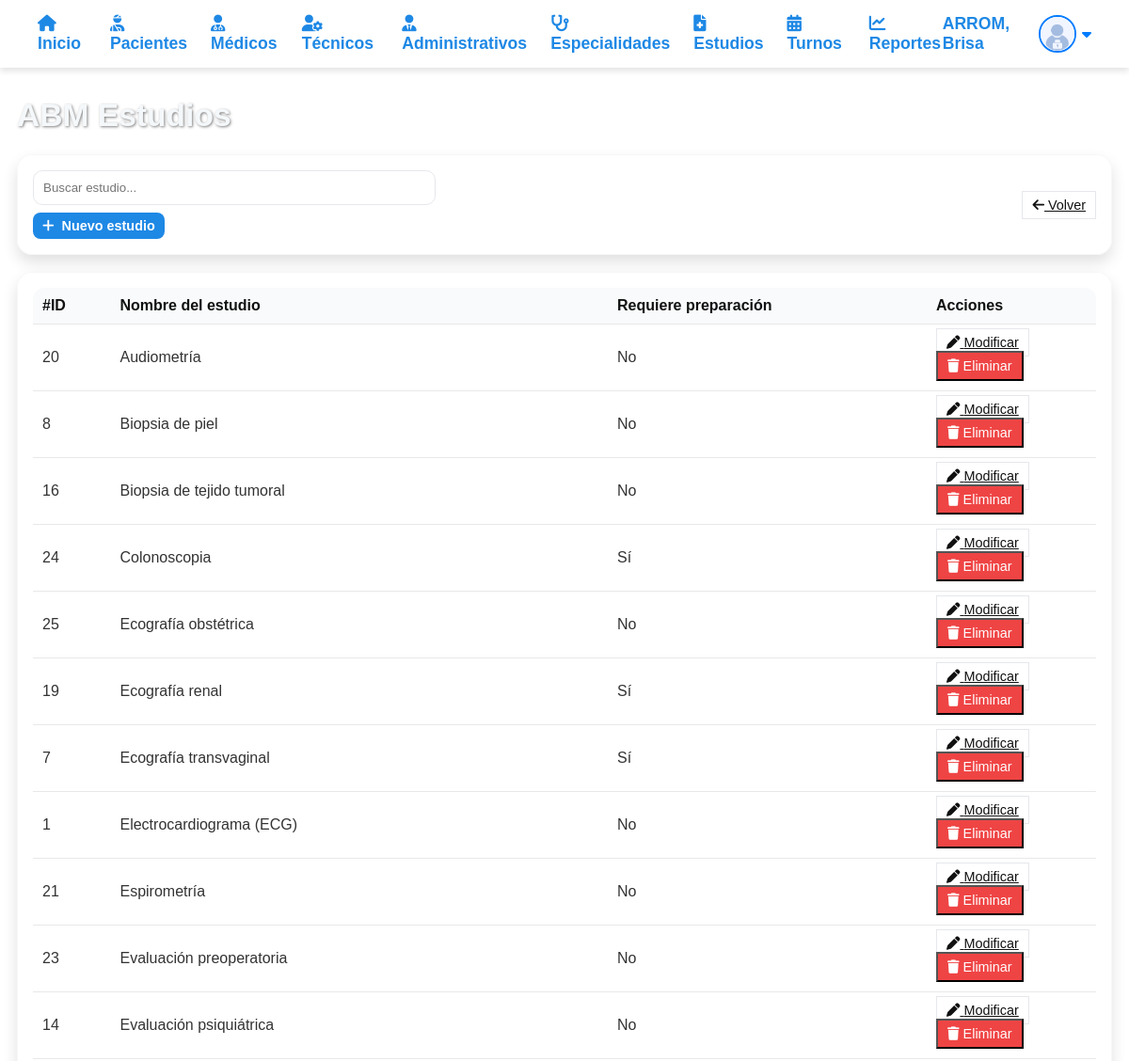
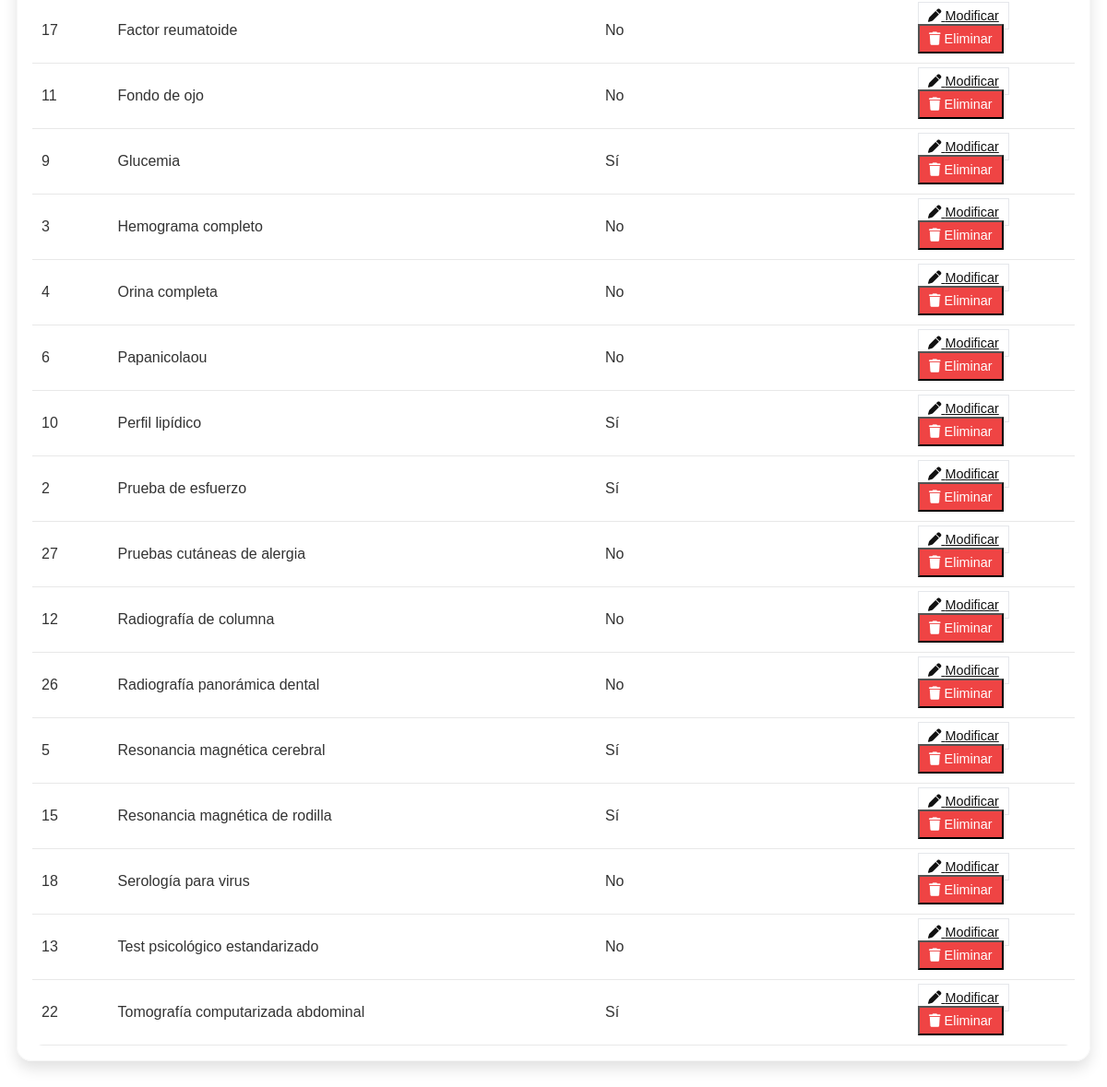
The page /interfaces/Administrador/abmEstudios.php (signed in) on the database its author committed (2 pictures, top to bottom).
### tables this page shows
CREATE TABLE IF NOT EXISTS estudios (
  id_estudio INT NOT NULL AUTO_INCREMENT,
  nombre VARCHAR(150) NOT NULL,
  requiere_preparacion TINYINT(1) DEFAULT 0,       
  instrucciones TEXT DEFAULT NULL,
  CONSTRAINT pk_estudios PRIMARY KEY (id_estudio),
  CONSTRAINT uk_estudios_nombre UNIQUE (nombre)
);

### interfaces/Administrador/abmEstudios.php (the view, shortened to what this page needs)
<?php
$conn = ConexionBD::conectar();
$conn->set_charset('utf8mb4');
$conn->query("SET time_zone = '-03:00'");
function esc($s){ return htmlspecialchars((string)$s, ENT_QUOTES, 'UTF-8'); }
function qget($k,$d=null){ return isset($_GET[$k])?$_GET[$k]:$d; }
$action = qget('action','list');
$search = trim(qget('q',''));
$rows = [];
if ($action === 'list') {
    if ($search !== '') {
        $like = '%' . $search . '%';
        $s = $conn->prepare("SELECT * FROM estudios WHERE nombre LIKE ? ORDER BY nombre");
        $s->bind_param('s', $like);
    } else {
        $s = $conn->prepare("SELECT * FROM estudios ORDER BY nombre");
    }
    $s->execute();
    $r = $s->get_result();
    while ($row = $r->fetch_assoc()) $rows[] = $row;
}
?>
<!DOCTYPE html>
<html lang="es">
<head>
<link rel="stylesheet" href="https://cdnjs.cloudflare.com/ajax/libs/font-awesome/6.5.0/css/all.min.css"/>
<link rel="stylesheet" href="/css/administrativo.css">
</head>
<body>
<?php include('navAdministrador.php'); ?>
<main class="container">
  <h1>ABM Estudios</h1>
  <div class="card" style="display:flex;align-items:center;justify-content:space-between;gap:12px">
    <?php if ($action==='list'): ?>
      <form method="get" action="abmEstudios.php" style="display:flex;gap:8px;align-items:center;flex-wrap:wrap">
        <input type="text" id="buscador" name="q" value="<?= esc($search) ?>" placeholder="Buscar estudio..." style="min-width:280px"/>
        <a class="btn btn-sm" href="abmEstudios.php?action=new"><i class="fa fa-plus"></i> Nuevo estudio</a>
      </form>
      <a class="btn-outline btn-sm" href="principalAdmi.php"><i class="fa fa-arrow-left"></i> Volver</a>
    <?php endif; ?>
  </div>
  <?php if ($action==='list'): ?>
    <div class="card">
      <table class="table">
        <thead>
          <tr>
            <th>#ID</th>
            <th>Nombre del estudio</th>
            <th>Requiere preparación</th>
            <th style="width:180px">Acciones</th>
          </tr>
        </thead>
        <tbody>
          <?php if (empty($rows)): ?>
            <tr><td colspan="4" style="color:#666">No hay estudios cargados.</td></tr>
          <?php else: foreach($rows as $e): ?>
            <tr>
              <td><?= (int)$e['id_estudio'] ?></td>
              <td><?= esc($e['nombre']) ?></td>
              <td><?= (int)$e['requiere_preparacion'] ? 'Sí' : 'No' ?></td>
              <td>
                <a class="btn-outline btn-sm" href="abmEstudios.php?action=edit&id=<?= (int)$e['id_estudio'] ?>"><i class="fa fa-pen"></i> Modificar</a>
                <form style="display:inline" method="post" onsubmit="return confirm('¿Eliminar este estudio?')">
                  <button class="btn-danger btn-sm" type="submit"><i class="fa fa-trash"></i> Eliminar</button>
                </form>
              </td>
            </tr>
          <?php endforeach; endif; ?>
        </tbody>
      </table>
    </div>
  <?php endif; ?>
</main>
</body>
</html>

### css/administrativo.css (style rules this page uses)
* { margin: 0; padding: 0; box-sizing: border-box; font-family: Arial, sans-serif; }
body { background: url("https://i.pinimg.com/1200x/9b/e2/12/9be212df4fc8537ddc31c3f7fa147b42.jpg") no-repeat center center fixed; background-size: cover; color: #333; }

### interfaces/Administrador/abmEstudios.php (style rules this page uses)
* { margin:0;padding:0;box-sizing:border-box }
:root { --brand:#1e88e5; --brand-dark:#1565c0; --ok:#22c55e; --warn:#f59e0b; --bad:#ef4444; --bgcard: rgba(255,255,255,.92); --border:#e5e7eb; }
body { font-family:Arial,sans-serif;background:url("https://i.pinimg.com/1200x/9b/e2/12/9be212df4fc8537ddc31c3f7fa147b42.jpg") no-repeat center/cover fixed;color:#222 }
.btn { border:none;border-radius:8px;background:var(--brand);color:#fff;padding:8px 14px;cursor:pointer;font-weight:bold;text-decoration:none;display:inline-flex;gap:8px;align-items:center }
.btn-outline { background:#fff;color:#111;border:1px solid var(--border) }
.btn-danger { background:var(--bad); color:#fff }
.btn-sm { font-size:.9rem;padding:6px 10px }
.container { padding:32px 18px;max-width:1400px;margin:0 auto }
h1 { color:#f5f8fa;text-shadow:1px 1px 3px rgba(0,0,0,.5);margin-bottom:22px;font-size:2.1rem }
.card { background:var(--bgcard);backdrop-filter:blur(3px);border-radius:16px;padding:16px;box-shadow:0 8px 16px rgba(0,0,0,.12);margin-bottom:18px;border:1px solid rgba(0,0,0,.03) }
.table { width:100%;border-collapse:collapse;background:#fff;border-radius:12px;overflow:hidden }
.table th,.table td { padding:10px;border-bottom:1px solid #e8e8e8;text-align:left }
.table thead th { background:#f8fafc;color:#111 }
input[type="text"],input[type="email"],input[type="password"],select { width:100%;padding:10px;border:1px solid var(--border);border-radius:10px }

### rows shown on the page
estudios: id_estudio "20", nombre "Audiometría", requiere_preparacion "No"
estudios: id_estudio "8", nombre "Biopsia de piel", requiere_preparacion "No"
estudios: id_estudio "16", nombre "Biopsia de tejido tumoral", requiere_preparacion "No"
estudios: id_estudio "24", nombre "Colonoscopia", requiere_preparacion "Sí"
estudios: id_estudio "25", nombre "Ecografía obstétrica", requiere_preparacion "No"
estudios: id_estudio "19", nombre "Ecografía renal", requiere_preparacion "Sí"
estudios: id_estudio "7", nombre "Ecografía transvaginal", requiere_preparacion "Sí"
estudios: id_estudio "1", nombre "Electrocardiograma (ECG)", requiere_preparacion "No"
estudios: id_estudio "21", nombre "Espirometría", requiere_preparacion "No"
estudios: id_estudio "23", nombre "Evaluación preoperatoria", requiere_preparacion "No"
estudios: id_estudio "14", nombre "Evaluación psiquiátrica", requiere_preparacion "No"
estudios: id_estudio "17", nombre "Factor reumatoide", requiere_preparacion "No"
estudios: id_estudio "11", nombre "Fondo de ojo", requiere_preparacion "No"
estudios: id_estudio "9", nombre "Glucemia", requiere_preparacion "Sí"
estudios: id_estudio "3", nombre "Hemograma completo", requiere_preparacion "No"
estudios: id_estudio "4", nombre "Orina completa", requiere_preparacion "No"
estudios: id_estudio "6", nombre "Papanicolaou", requiere_preparacion "No"
estudios: id_estudio "10", nombre "Perfil lipídico", requiere_preparacion "Sí"
estudios: id_estudio "2", nombre "Prueba de esfuerzo", requiere_preparacion "Sí"
estudios: id_estudio "27", nombre "Pruebas cutáneas de alergia", requiere_preparacion "No"
estudios: id_estudio "12", nombre "Radiografía de columna", requiere_preparacion "No"
estudios: id_estudio "26", nombre "Radiografía panorámica dental", requiere_preparacion "No"
estudios: id_estudio "5", nombre "Resonancia magnética cerebral", requiere_preparacion "Sí"
estudios: id_estudio "15", nombre "Resonancia magnética de rodilla", requiere_preparacion "Sí"
estudios: id_estudio "18", nombre "Serología para virus", requiere_preparacion "No"
estudios: id_estudio "13", nombre "Test psicológico estandarizado", requiere_preparacion "No"
estudios: id_estudio "22", nombre "Tomografía computarizada abdominal", requiere_preparacion "Sí"

### other values the page prints
mb_strtoupper($_SESSION['apellido'], 'UTF-8') "ARROM"
mb_convert_case($_SESSION['nombre'], MB_CASE_TITLE, 'UTF-8') "Brisa"
